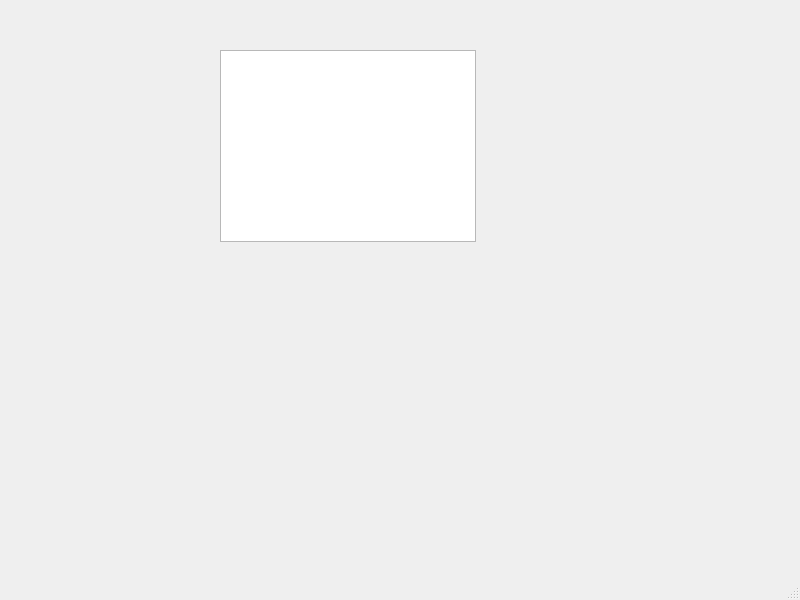
<?xml version="1.0" encoding="UTF-8"?>
<ui version="4.0">
 <class>MainWindow</class>
 <widget class="QMainWindow" name="MainWindow">
  <property name="geometry">
   <rect>
    <x>0</x>
    <y>0</y>
    <width>800</width>
    <height>600</height>
   </rect>
  </property>
  <property name="windowTitle">
   <string>MainWindow</string>
  </property>
  <widget class="QWidget" name="centralwidget">
   <widget class="QTableView" name="tableView">
    <property name="geometry">
     <rect>
      <x>220</x>
      <y>50</y>
      <width>256</width>
      <height>192</height>
     </rect>
    </property>
   </widget>
  </widget>
  <widget class="QMenuBar" name="menubar">
   <property name="geometry">
    <rect>
     <x>0</x>
     <y>0</y>
     <width>800</width>
     <height>18</height>
    </rect>
   </property>
  </widget>
  <widget class="QStatusBar" name="statusbar"/>
 </widget>
 <resources/>
 <connections/>
</ui>
